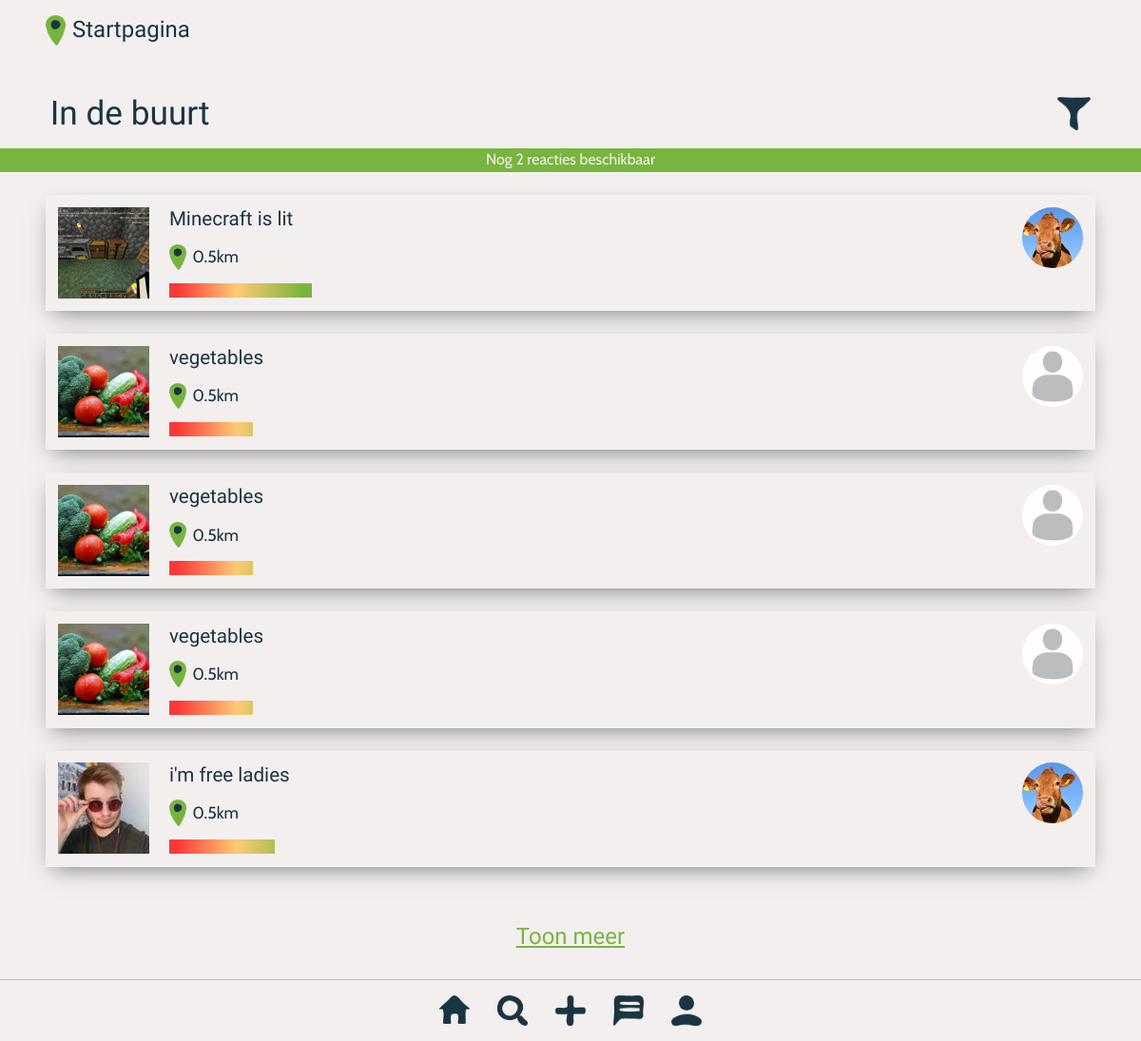
The page /home.php (signed in) on the database its author committed.
### tables this page shows
CREATE TABLE `users` (
  `id` int(255) NOT NULL,
  `username` varchar(255) NOT NULL,
  `password` varchar(255) NOT NULL,
  `email` varchar(255) NOT NULL,
  `profile_picture` varchar(255) NOT NULL DEFAULT 'default.jpg',
  `premium` int(255) NOT NULL DEFAULT '0',
  `reactions` int(11) NOT NULL DEFAULT '2',
  `products_saved` int(255) NOT NULL DEFAULT '0'
);

CREATE TABLE `listings` (
  `id` int(255) NOT NULL,
  `user_id` int(255) NOT NULL,
  `title` varchar(255) NOT NULL,
  `listing_image` varchar(255) NOT NULL,
  `freshness` int(255) NOT NULL,
  `date` datetime NOT NULL
);

### classes/User.php (called while the page is built, shortened)
<?php
    class User {
        public static function getProfilePictureById($userId){
            $conn = Database::getConnection();
            $query = $conn->prepare("SELECT profile_picture FROM users WHERE id = :userId");
            $query->bindValue(":userId", $userId);
            $query->execute();
            $id = $query->fetch();
            return $id['profile_picture'];
        }
        public static function getAvailableReactions($userId) {
            $conn = Database::getConnection();
            $query = $conn->prepare("SELECT * FROM users WHERE id = :userId");
            $query->bindValue(":userId", $userId);
            $query->execute();
            $reactions = $query->fetch();
            return $reactions['reactions'];
        }
    }
?>

### classes/Listing.php (called while the page is built, shortened)
<?php
    class Listing {
        public static function getListings(){
            $conn = Database::getConnection();
            $query = $conn->prepare("SELECT * FROM listings");
            $query->execute();
            $listings = $query->fetchAll();
            return $listings;
        }
    }
?>

### home.php (the view, shortened to what this page needs)
<?php
    $listings = Listing::getListings();
?>
<!DOCTYPE html>
<html lang="en">
<head>
    <link rel="stylesheet" href="css/normalize.css">
    <link rel="stylesheet" href="css/general.css">
</head>
<body>
    <header>
        <img src="assets/location_dot.png">
        <h2>Startpagina</h2>
    </header>
    <section>
        <div class="section_header_wrapper">
            <h1>In de buurt</h1>
            <img src="assets/icons/filter_icon.png">
        </div>
        <div class="section_banner_wrapper">
            <p>Nog <?php echo htmlspecialchars(User::getAvailableReactions($_SESSION['userId']));?> reacties beschikbaar</p>
        </div>
        <section id="posts_section">
            <?php foreach($listings as $listing): ?>
            <div class="post_wrapper">
                <div class="image_wrapper">
                    <img src="post_uploads/<?php echo $listing['listing_image'] ?>">
                </div>
                <div class="info_wrapper">
                    <h3><?php echo $listing['title']; ?></h3>
                    <div class= "location_wrapper">
                        <img src="assets/location_dot.png">
                        <p>0.5km</p>
                    </div>
                    <span style="width:<?php echo 150/100* $listing['freshness'];?>px;></span>
                    <img src="assets/PNG/progressBar.png">
                </div>
                <div class="user_wrapper">
                    <img src="profile_pictures/<?php echo User::getProfilePictureById($listing['user_id']); ?>">
                </div>
            </div>
            <?php endforeach; ?>
        </section>
        <a href="#" id="show_more_btn">Toon meer</a>
    </section>
    <nav>
        <a href="home.php"><img src="assets/icons/home_icon.png"></a>
        <a href="search.html"><img src="assets/icons/search_icon.png"></a>
        <a href="upload.php"><img src="assets/icons/plus_icon.png"></a>
        <a href="chats.php"><img src="assets/icons/message_icon.png"></a>
        <a href="profile.php"><img src="assets/icons/profile_icon.png"></a>
    </nav>
</body>
</html>

### css/general.css (style rules this page uses)
:root { --offWhite: #F3EFEF; --offBlack: #1A3541; --accentGreen: #78B53E; --placeholderGrey: #C6C9CB; --warningRed: #F66565; --textFont: 'Cabin', sans-serif; --titleFont: 'RocknRoll One', sans-serif; --textFontSize: ; --titleFontSize: 1.4em; --pageTitleFontSize: 1.1em; --actionBarFontSize: 1.5em; --whiteSpaceOffset: 3em; }
* { font-family: var(--textFont); color: var(--offBlack); }
body { height: 100vh; background-color: var(--offWhite); }
a { color: var(--offBlack); text-decoration: none; }
h1, h2, h3 { font-family: var(--titleFont); font-weight: 300; margin: 0; }
header { background-color: var(--offWhite); position: sticky; top: 0; z-index: 999; display: flex; align-items: center; padding-left: var(--whiteSpaceOffset); padding-top: 1em; padding-bottom: 1em; }
header img { width: 1.3em; }
header h2 { margin-left: 0.3em; font-size: var(--actionBarFontSize); flex-grow: 1; }
nav { display: flex; justify-content: center; background-color: var(--offWhite); position:fixed; width:100%; bottom: 0; right: 0; border-top: solid 1px #C0C3C6; }
nav img { width: 2em; padding-top: 1em; padding-bottom: 0.7em; padding-left: 0.9em; padding-right: 0.9em; }
section { display: flex; flex-direction: column; }
.section_header_wrapper { display: flex; flex-direction: row; align-items: center; justify-content: space-between; margin-left: var(--whiteSpaceOffset); margin-right: var(--whiteSpaceOffset); margin-top: 2em; font-size: var(--pageTitleFontSize); }
.section_header_wrapper img { width: 2em; }
.section_banner_wrapper { background-color: var(--accentGreen); padding-top: 0.2em; padding-bottom: 0.2em; margin-top: 1em; }
.section_banner_wrapper p { color: var(--offWhite); padding: 0; margin: 0; text-align: center; }
#show_more_btn { color: var(--accentGreen); font-family: var(--titleFont); text-decoration: underline; text-align: center; font-size: var(--actionBarFontSize); margin-top: 2.5em; margin-bottom: 4em; }
#posts_section { margin-left: var(--whiteSpaceOffset); margin-right: var(--whiteSpaceOffset); }
.post_wrapper { display: flex; flex-direction: row; justify-content: space-between; background-color: var(--offWhite); box-shadow: 0px 8px 23px -8px #00000088; margin-top: 1.5em; }
.image_wrapper img { width: 6em; height: 6em; display: block; object-fit: cover; margin: 0.8em; margin-right: 0; }
.info_wrapper { display: flex; flex-direction: column; flex-grow: 1; justify-content: space-between; margin-left: 1.2em; margin-top: 0.8em; margin-bottom: 0.8em; font-size: var(--pageTitleFontSize); }
.info_wrapper img { width: calc(100% - 2em); }
.info_wrapper span { background-image: linear-gradient(90deg, rgba(251,56,56,1) 0.5em, rgba(255,202,116,1) 4em, var(--accentGreen) 8em);; width: calc(100% - 2em); height: 15px; }
.location_wrapper { display: flex; flex-direction: row; align-items: center; }
.location_wrapper img { width: 1em; margin-right: 0.4em; }
.location_wrapper p { font-size: var(); }
.user_wrapper { margin-right: 0.8em; margin-top: 0.8em; }
.user_wrapper img { width: 4em; height: 4em; object-fit: cover; border-radius: 50%; }

### rows shown on the page
users: reactions "2"
listings: listing_image (picture), title "Minecraft is lit", freshness 100 (drawn), user.profile_picture (picture)
listings: listing_image (picture), title "vegetables", freshness 59 (drawn), user.profile_picture (placeholder picture)
listings: listing_image (picture), title "vegetables", freshness 59 (drawn), user.profile_picture (placeholder picture)
listings: listing_image (picture), title "vegetables", freshness 59 (drawn), user.profile_picture (placeholder picture)
listings: listing_image (picture), title "i'm free ladies", freshness 74 (drawn), user.profile_picture (picture)
